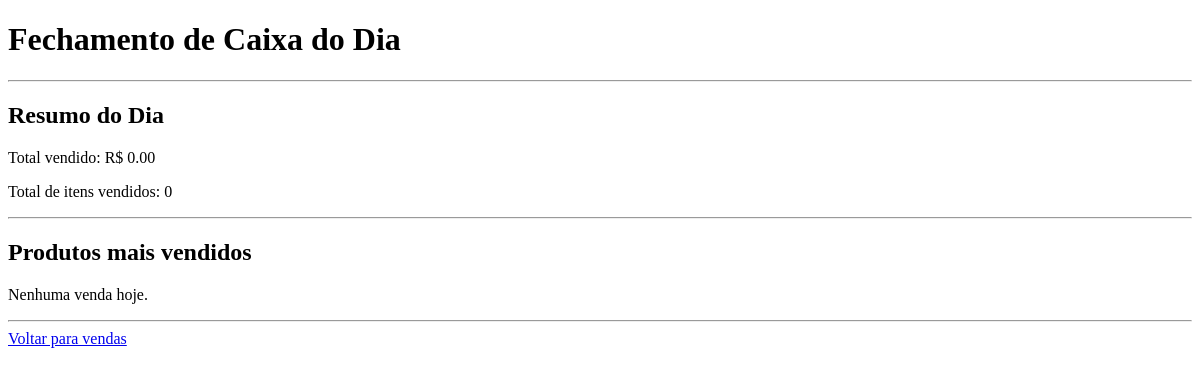
The page /fechar_caixa on the database as committed earlier.
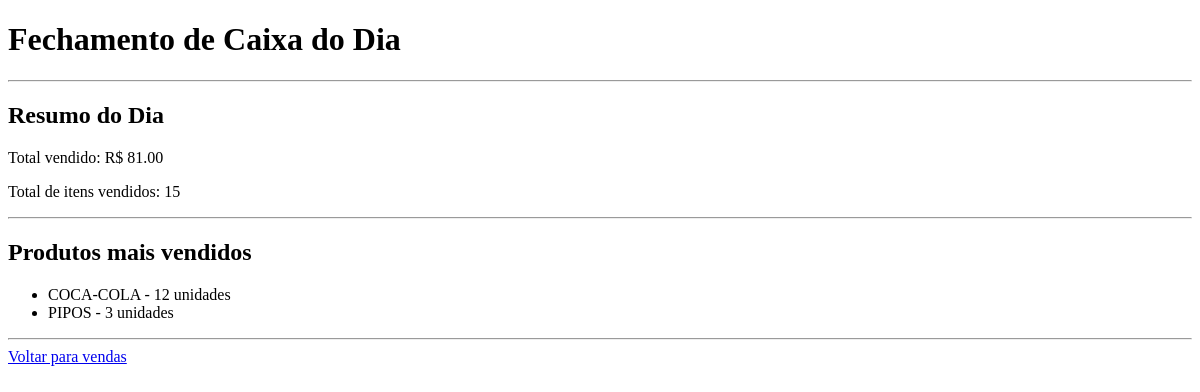
The same page on the database as committed later.
### tables this page shows
CREATE TABLE produtos (
    id INTEGER PRIMARY KEY AUTOINCREMENT,
    nome TEXT NOT NULL,
    preco REAL NOT NULL,
    estoque INTEGER NOT NULL
);

### app.py (the view)
@app.route('/fechar_caixa')
def fechar_caixa():
    conn = conectar()
    cursor = conn.cursor()
    cursor.execute("""
        SELECT COALESCE(SUM(valor_total), 0)
        FROM vendas
        WHERE date(data_venda) = date('now')
    """)
    total_dia = cursor.fetchone()[0]
    cursor.execute("""
        SELECT COALESCE(SUM(quantidade), 0)
        FROM vendas
        WHERE date(data_venda) = date('now')
    """)
    itens_dia = cursor.fetchone()[0]
    cursor.execute("""
        SELECT produtos.nome, SUM(vendas.quantidade) as total_qtd
        FROM vendas
        JOIN produtos ON vendas.produto_id = produtos.id
        WHERE date(vendas.data_venda) = date('now')
        GROUP BY produtos.nome
        ORDER BY total_qtd DESC
        LIMIT 5
    """)
    ranking = cursor.fetchall()
    conn.close()
    return render_template(
        "fechar_caixa.html",
        total_dia=total_dia,
        itens_dia=itens_dia,
        ranking=ranking
    )

### app.py (called while the page is built)
def conectar():
    return sqlite3.connect("cantina2.db")

### templates/fechar_caixa.html (shortened to what this page needs)
<!DOCTYPE html>
<html>
<head>
</head>
<body>
    <h1>Fechamento de Caixa do Dia</h1>
    <hr>
    <h2>Resumo do Dia</h2>
    <p>Total vendido: R$ {{ "%.2f"|format(total_dia) }}</p>
    <p>Total de itens vendidos: {{ itens_dia }}</p>
    <hr>
    <h2>Produtos mais vendidos</h2>
    {% if ranking and ranking|length > 0 %}
        <ul>
            {% for item in ranking %}
                <li>{{ item[0] }} - {{ item[1] }} unidades</li>
            {% endfor %}
        </ul>
    {% else %}
        <p>Nenhuma venda hoje.</p>
    {% endif %}
    <hr>
    <a href="/vendas">Voltar para vendas</a>
</body>
</html>

Rows that differ between the two databases and show on the page:
now on this page (row edited): produtos: nome "COCA-COLA", item "12"
now on this page (row edited): produtos: nome "PIPOS", id "3"
Other text that changed with them:
{{ "%.2f"|format(total_dia) }}: "0.00" → "81.00"
{{ itens_dia }}: "0" → "15"
text no longer shown: "Nenhuma venda hoje."
